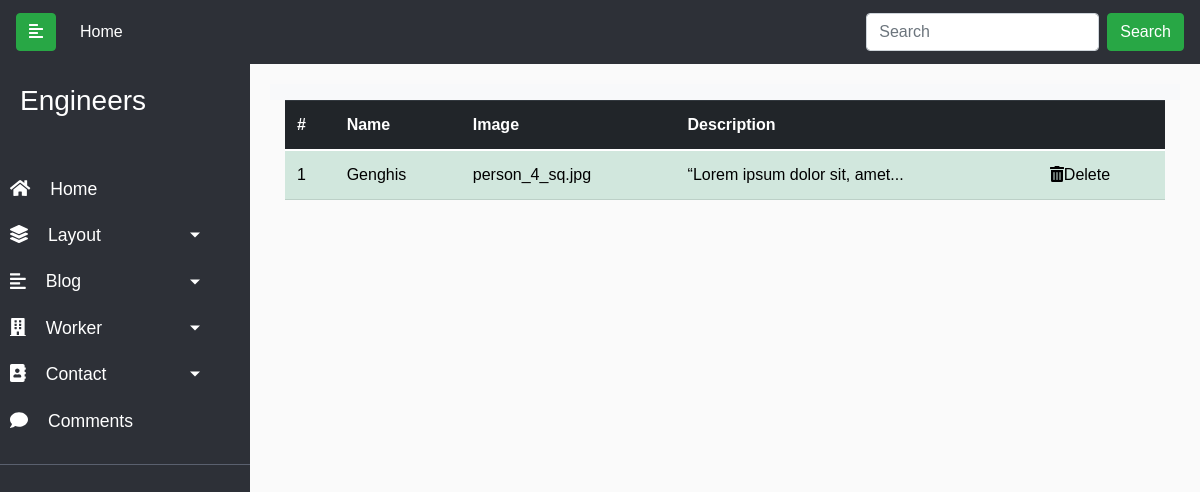
Before: /admin/testi with the older database file.
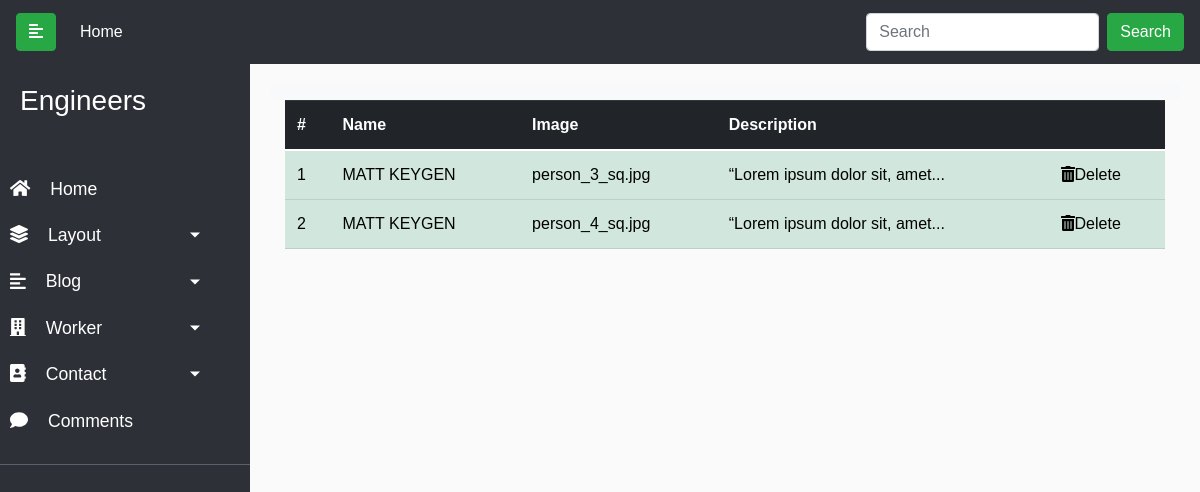
After: the same page with the newer database file.
### engineers/models.py (models this page shows)
class Testi(db.Model):
    id = db.Column(db.Integer, primary_key=True)
    name = db.Column(db.String(50), nullable=False)
    image = db.Column(db.String(20))
    desc = db.Column(db.Text, nullable=False)

### engineers/controllers.py (the view)
@app.route('/admin/testi')
def testi_list():
    testis = Testi.query.all()
    return render_template('admin/testi-list.html', testis=testis)

### engineers/templates/admin/testi-list.html
{% extends 'admin/base.html' %}
{% block content %}
<div class="container">
    <div class="row ">
      <div class="col">
        <table class="table table-success" >
          <thead class="thead-dark">
              <tr>
                <th scope="col">#</th>
                <th scope="col">Name</th>
                <th scope="col">Image</th>
                <th scope="col">Description</th>
                <th></th>
              </tr>
            </thead>
            <tbody>
               {% for testi in testis %}
              <tr>
                <td>{{testi.id}}</td>
                <td>{{testi.name}}</td>
                <td>{{testi.image}}</td>
                <td>{{testi.desc | truncate(35)}}</td>
                <td><a href="{{url_for('testi_delete', id=testi.id)}}"  onclick="return confirm('Are You Sure To Delete ?')"><i class="fas fa-trash-alt"></i>Delete</a></td>             </tr>
              {% endfor %}
            </tbody>
          </table>
      </div>
    </div>
  </div>
</div>
{% endblock %}

Changed rows visible on the page:
changed Testi id 1: name "Genghis" → "MATT KEYGEN"; image "person_4_sq.jpg" → "person_3_sq.jpg"
added Testi: id "2", name "MATT KEYGEN", image "person_4_sq.jpg", desc "“Lorem ipsum dolor sit, amet..."
